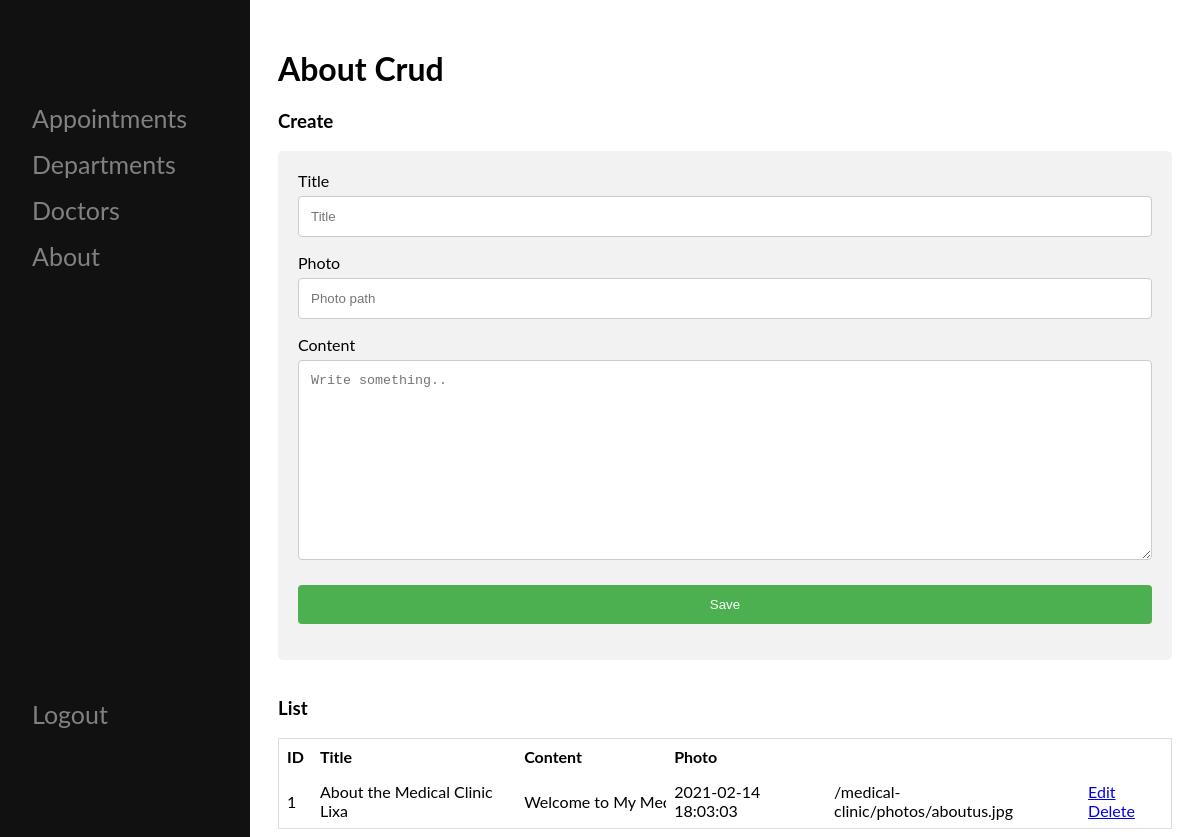
Screenshot of /admin/about/index.php with the database file from the repository.
### tables this page shows
CREATE TABLE `pages` (
  `id` int(11) NOT NULL,
  `title` varchar(150) NOT NULL,
  `content` text NOT NULL,
  `date` datetime DEFAULT NULL,
  `photo` varchar(150) DEFAULT NULL
);

### classes/Page.php (called while the page is built, shortened)
<?php
class Page
{
    public static function getAll()
    {
        $conn = Database::connection();
        $sql = $conn->query("SELECT * FROM pages");
        return $sql->fetch_all(MYSQLI_ASSOC);
    }
}

### admin/about/index.php (the view, shortened to what this page needs)
<?php
require("../../classes/Page.php");
if ($_SERVER['REQUEST_METHOD'] === 'POST') {
    if (isset($_POST["title"]) && isset($_POST["content"]) && !empty($_POST["title"])&& !empty($_POST["content"])) {
        $title = $_POST["title"];
        $content = $_POST["content"];
        $photo = $_POST["photo"];
        $page = new Page();
        $page->setTitle($title);
        $page->setContent($content);
        $page->setPhoto($photo);
        if(isset($_POST["id"]) && !empty($_POST["id"])) {
            $page->setId($_POST["id"]);
            $page->updateInDatabase();
        } else {
            $page->saveToDatabase();
        }
        $_SESSION['admin_message'] = 'Page created!';
    } else {
        $_SESSION['admin_error'] = 'Fill all fields!';
    }
    header("Location: /medical-clinic/admin/about");
    exit();
} else {
    $pages = Page::getAll();
}
?>
<!DOCTYPE html>
<html>
<head>
    <link rel="stylesheet" href="../../css/admin-style.css"/>
</head>
<body>
<?php include "../../components/admin_nav.php" ?>
<h1>About Crud</h1>
<?php
    if (isset($page)) {
        echo "<h3>${page['title']}</h3>";
    } else {
        echo '<h3>Create</h3>';
    }
?>
<div class="container">
    <form method="post" action="/medical-clinic/admin/about/index.php">
        <label for="fname">Title</label>
        <input type="text" id="fname" name="title" placeholder="Title" value="<?php echo isset($page) ?  $page['title'] :'' ?>">
        <label for="lname">Photo</label>
        <input type="text" id="lname" name="photo" placeholder="Photo path"  value="<?php echo isset($page) ?  $page['photo'] :'' ?>">
        <label for="content">Content</label>
        <textarea id="content" name="content" placeholder="Write something.." style="height:200px"><?php echo isset($page) ?  $page['content'] :'' ?></textarea>
        <input type="submit" value="Save">
    </form>
</div>
<br>
<h3>List</h3>
<table>
    <thead>
    <tr>
        <th>ID</th>
        <th>Title</th>
        <th>Content</th>
        <th>Photo</th>
        <th></th>
    </tr>
    </thead>
    <tbody>
    <?php
    foreach ($pages as $page) {?>
        <tr>
            <td><?php echo $page['id']; ?></td>
            <td><?php echo $page['title']; ?></td>
            <td style="max-width: 150px; overflow: hidden; white-space: nowrap"><?php echo $page['content']; ?></td>
            <td><?php echo $page['date']; ?></td>
            <td><?php echo $page['photo']; ?></td>
            <td>
                <a href="/medical-clinic/admin/about?id=<?php echo $page['id']?>">Edit</a>
                <a href="/medical-clinic/admin/about?id=<?php echo $page['id']?>&action=delete">Delete</a>
            </td>
        </tr>
    <?php }?>
    </tbody>
</table>
</body>
</html>

### Css/admin-style.css (style rules this page uses)
body { font-family: "Lato", sans-serif; padding-left: 270px; padding-top: 20px; padding-right: 20px; }
* { box-sizing: border-box; }
table { border-collapse: collapse; border-spacing: 0; width: 100%; border: 1px solid #ddd; }
th, td { text-align: left; padding: 8px; }
input, select, textarea { width: 100%; padding: 12px; border: 1px solid #ccc; border-radius: 4px; box-sizing: border-box; margin-top: 6px; margin-bottom: 16px; resize: vertical; }
input[type=submit] { background-color: #4CAF50; color: white; padding: 12px 20px; border: none; border-radius: 4px; cursor: pointer; }
.container { border-radius: 5px; background-color: #f2f2f2; padding: 20px; }

### rows the page displays
pages: id "1", title "About the Medical Clinic Lixa", content "Welcome to My…", date "2021-02-14 18:03:03", photo "/medical-clinic/photos/aboutus.jpg"
